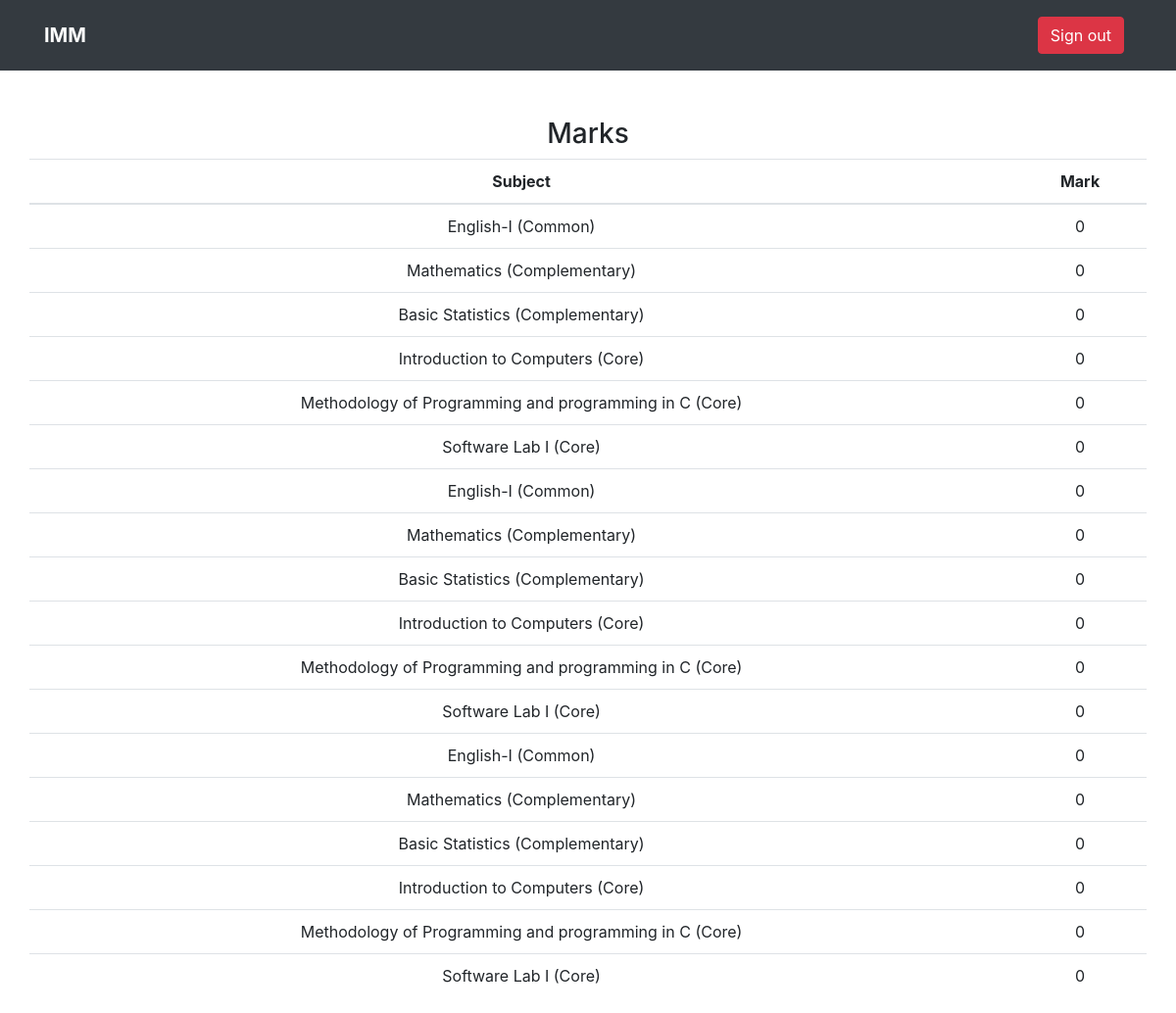
Page /parent/mark.php (signed in) on the committed database.
### tables this page shows
CREATE TABLE `marks` (
  `id` int(11) NOT NULL,
  `student_id` int(11) NOT NULL,
  `subject_id` int(11) NOT NULL,
  `marks` int(11) NOT NULL
);

CREATE TABLE `subject` (
  `id` int(11) NOT NULL,
  `subject` varchar(100) NOT NULL,
  `course_id` int(11) NOT NULL,
  `sem_id` int(11) NOT NULL
);

### parent/mark.php (the view, shortened to what this page needs)
<?php include 'connect.php' ?>
<?php session_start();
if (!isset($_SESSION['parent'])) {
    echo '<script type="text/javascript">
                window.location = "signin.php"
                 </script>';
} else {
    $admn_no = $_SESSION['admno'];
    $sql = "SELECT * FROM marks INNER JOIN students ON marks.student_id=students.id INNER JOIN subject
    ON marks.subject_id=subject.id WHERE students.admn_no='$admn_no' AND subject.sem_id=students.sem_id";
    $result = mysqli_query($conn, $sql);
    while ($row = mysqli_fetch_assoc($result)) {
        $data[] = $row;
    }
    ?>
    <html>
    <link rel="stylesheet" type="text/css" href="../assets/css/bootstrap.css">
    <link rel="stylesheet" type="text/css" href="../assets/css/style.css">
    </head>
    <body>
        <nav class="navbar navbar-expand-lg bg-dark p-3">
            <div class="container">
                <a class="navbar-brand brand font-weight-bold" href="">IMM</a>
                <div class="collapse navbar-collapse" id="navbarSupportedContent">
                    <ul class="navbar-nav ml-auto">
                        <li class="nav-item mr-2">
                            <a href="logout.php" class="btn btn-danger">Sign out</a>
                        </li>
                    </ul>
                </div>
            </div>
        </nav>
        <div class="container">
            <div class="row">
                <table class="table">
                    <div class="col-md-8 offset-2 mt-5">
                        <h3 class="text-center">Marks</h3>
                    </div>
                    <thead>
                        <tr>
                            <th scope="col" class="text-center">Subject</th>
                            <th scope="col" class="text-center">Mark</th>
                        </tr>
                    </thead>
                    <tbody>
                        <?php
                            foreach ($data as $d) {
                                ?>
                            <tr>
                                <td class="text-center"><?php echo $d['subject'] ?></td>
                                <td class="text-center"><?php echo $d['marks'] ?></td>
                            </tr>
                        <?php
                            }
                            ?>
                    </tbody>
                </table>
            </div>
        </div>
    </body>
<?php
}
?>
    </html>

### assets/css/style.css (style rules this page uses)
body { margin: 0; padding: 0; }
.brand { color: #fff; }

### rows in the picture
marks: subject.subject "English-I (Common)", marks "0"
marks: subject.subject "Mathematics (Complementary)", marks "0"
marks: subject.subject "Basic Statistics (Complementary)", marks "0"
marks: subject.subject "Introduction to Computers (Core)", marks "0"
marks: subject.subject "Methodology of Programming and programming in C (Core)", marks "0"
marks: subject.subject "Software Lab I (Core)", marks "0"
marks: subject.subject "English-I (Common)", marks "0"
marks: subject.subject "Mathematics (Complementary)", marks "0"
marks: subject.subject "Basic Statistics (Complementary)", marks "0"
marks: subject.subject "Introduction to Computers (Core)", marks "0"
marks: subject.subject "Methodology of Programming and programming in C (Core)", marks "0"
marks: subject.subject "Software Lab I (Core)", marks "0"
marks: subject.subject "English-I (Common)", marks "0"
marks: subject.subject "Mathematics (Complementary)", marks "0"
marks: subject.subject "Basic Statistics (Complementary)", marks "0"
marks: subject.subject "Introduction to Computers (Core)", marks "0"
marks: subject.subject "Methodology of Programming and programming in C (Core)", marks "0"
marks: subject.subject "Software Lab I (Core)", marks "0"
